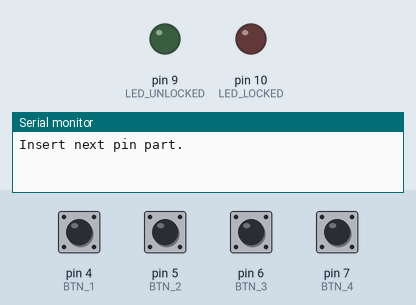
Simulated run of this sketch. Board: Arduino Uno, built with avr-gcc and run on an emulated ATmega328P. On the bench: output pins drawn as LEDs (lit = HIGH), the last lines printed to the serial monitor. The inputs (shaded band) are chosen by the test bench; at power-on: pin 4 (BTN_1), pin 5 (BTN_2), pin 6 (BTN_3), pin 7 (BTN_4) LOW.

Above: at 0.8 s.
0.9 s: pin 4 (BTN_1) pulled HIGH for 0.15 s
2.5 s: pin 4 (BTN_1) driven HIGH and pin 5 (BTN_2) driven HIGH
At 6.3 s:
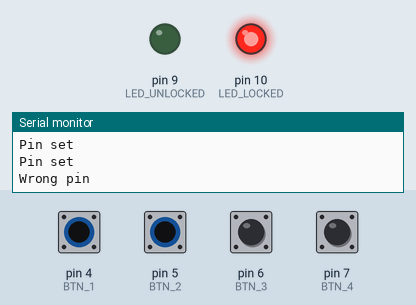
Timing chart, 0 to 14.5 s (numbered marks = the images above; inputs shaded):
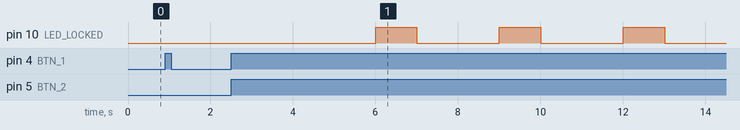

Measured:
- after the input at 2.5 s, pin 10 (LED_LOCKED): alternates HIGH for 1.0 s and LOW for 2.0 s, starting after 3.5 s

The sketch:

button-key-pin.ino
```cpp
#define PIN_LEN 4
#define BOUNCING 500
#define NUM_BTN 4

#define BTN_1 4
#define BTN_2 5
#define BTN_3 6
#define BTN_4 7

#define LED_UNLOCKED 9
#define LED_LOCKED 10

int btns[NUM_BTN] = {BTN_1, BTN_2, BTN_3, BTN_4};

int pin[PIN_LEN];
int userPin[PIN_LEN];

bool pinSet = false;
int pinProgress = 0;

bool showResult = false;
bool unlocked = false;

void insertPin(int pin[PIN_LEN])
{
    pinProgress = 0;
    pinSet = false;
    Serial.println("Insert next pin part.");
    while (pinProgress < PIN_LEN)
    {
        for (int i = 0; i < NUM_BTN; i++)
        {
            if (digitalRead(btns[i]) == HIGH)
            {
                Serial.println("Got pin part.");
                pin[pinProgress] = btns[i];
                pinProgress++;
                Serial.println("Wait ...");
                delay(BOUNCING);

                if (pinProgress == PIN_LEN)
                {
                    Serial.println("Pin set");
                    pinSet = true;
                    break;
                }
                else
                {
                    Serial.println("Insert next pin part.");
                }
            }
        }
    }
    Serial.println("Pin set");
}

bool checkPin()
{
    for (int i = 0; i < NUM_BTN; i++)
    {
        if (pin[i] != userPin[i])
        {
            return false;
        }
    }
    return true;
}

void setup()
{
    Serial.begin(115200);
    Serial.flush();

    pinMode(BTN_1, INPUT);
    pinMode(BTN_2, INPUT);
    pinMode(BTN_3, INPUT);
    pinMode(BTN_4, INPUT);

    pinMode(LED_UNLOCKED, OUTPUT);
    pinMode(LED_LOCKED, OUTPUT);

    insertPin(pin);
}

void loop()
{
    if (showResult)
    {
        if (unlocked)
        {
            Serial.println("Correct pin");
            digitalWrite(LED_UNLOCKED, HIGH);
        }
        else
        {
            Serial.println("Wrong pin");
            digitalWrite(LED_LOCKED, HIGH);
        }
        delay(1000);
        digitalWrite(LED_LOCKED, LOW);
        digitalWrite(LED_UNLOCKED, LOW);
        showResult = false;
        unlocked = false;
    }
    else
    {
        Serial.println("Insert user pin.");
        insertPin(userPin);
        unlocked = checkPin();
        showResult = true;
    }
}
```
